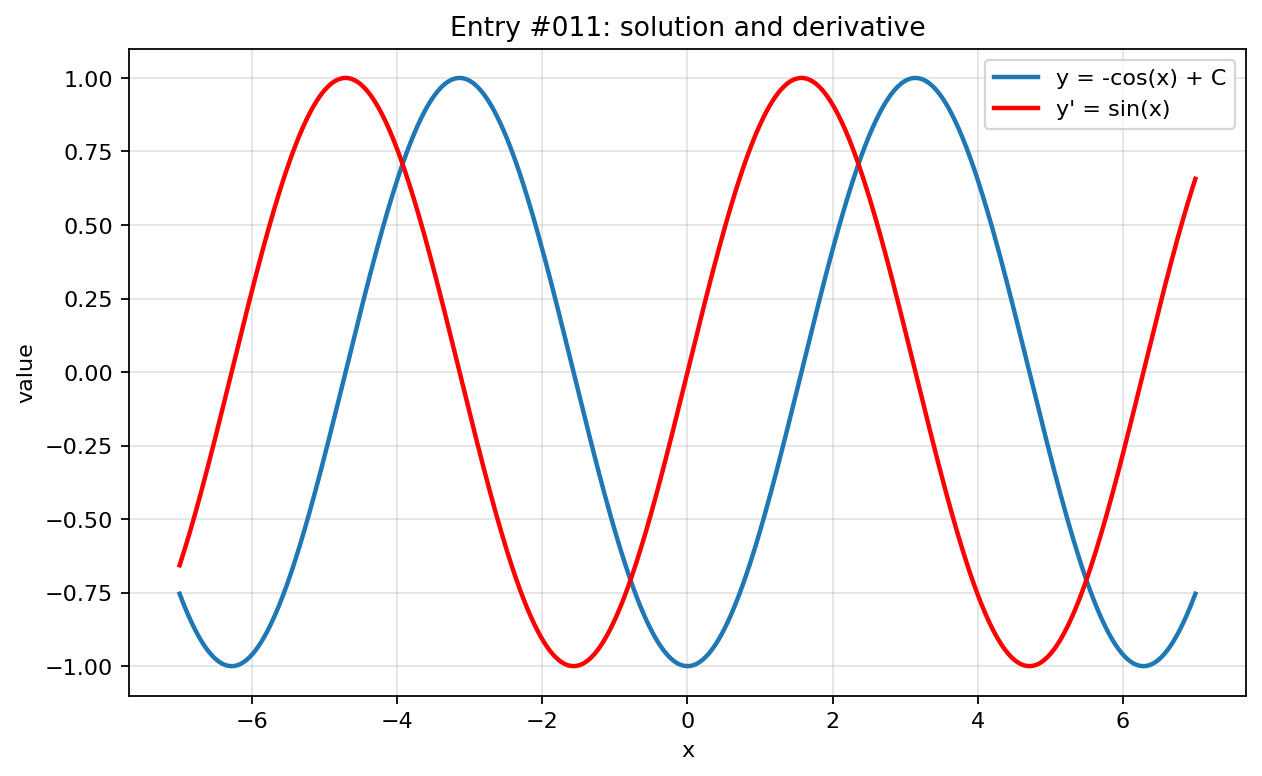

Generate this figure with Python:
import numpy as np
import matplotlib.pyplot as plt

x = np.linspace(-7, 7, 800)

with np.errstate(divide="ignore", invalid="ignore", over="ignore"):
    y = -np.cos(x)
    y_prime = np.sin(x)

plt.figure(figsize=(8, 5))
plt.plot(x, y, label="y = -cos(x) + C", linewidth=2)
plt.plot(x, y_prime, label="y' = sin(x)", linewidth=2, color="red")
plt.title("Entry #011: solution and derivative")
plt.xlabel("x")
plt.ylabel("value")
plt.grid(True, alpha=0.35)
plt.legend()
plt.tight_layout()
plt.show()
